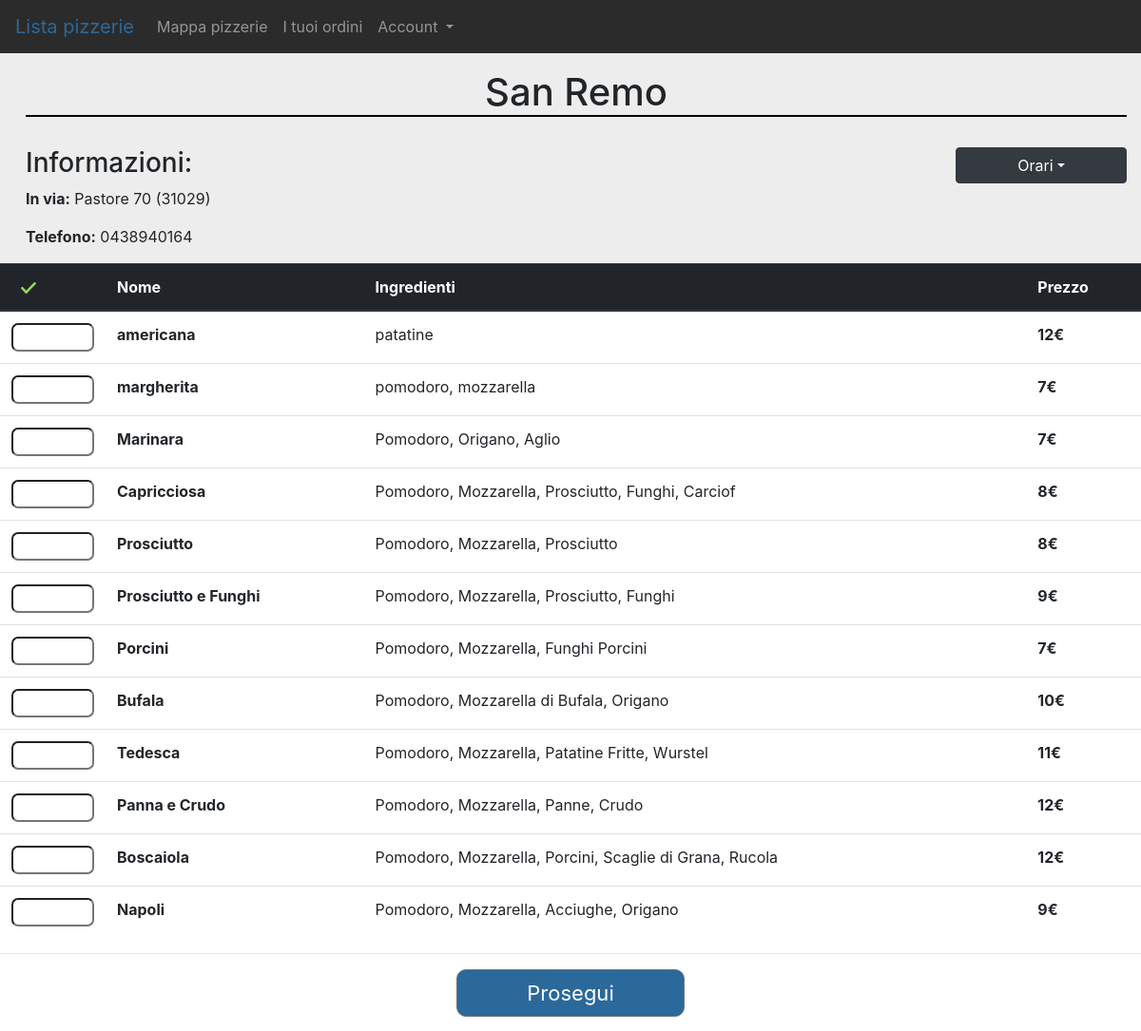
The page /user/base.php?pizzeria=12 (signed in) on the database its author committed.
### tables this page shows
CREATE TABLE `pizzerie` (
  `nome` varchar(30) NOT NULL,
  `via` varchar(30) NOT NULL,
  `numCivico` int(11) NOT NULL,
  `CAP` int(11) NOT NULL,
  `telefono` varchar(10) NOT NULL,
  `email` varchar(50) NOT NULL,
  `password` varchar(128) NOT NULL,
  `iva` int(10) NOT NULL,
  `IDpiz` int(11) NOT NULL
);

CREATE TABLE `pizze` (
  `IDpizza` int(11) NOT NULL,
  `nome` varchar(20) NOT NULL,
  `ingredienti` varchar(60) NOT NULL,
  `prezzo` int(11) NOT NULL,
  `IDpiz` int(11) NOT NULL,
  `bought` int(11) DEFAULT NULL
);

### user/base.php (the view, shortened to what this page needs)
<!DOCTYPE html>
<html lang="it">
<head>
	<link rel="stylesheet" type="text/css" href="../css/base.css">
	<link rel="stylesheet" href="https://maxcdn.bootstrapcdn.com/bootstrap/4.0.0-beta.2/css/bootstrap.min.css">
</head>
<body>
	<nav class="navbar navbar-expand-lg navbar-dark justify-content-between" id="titolo">
		<a class="navbar-brand" href="main.php" style="color: #2b699b">Lista pizzerie</a>
		<div class="collapse navbar-collapse" id="navbarSupportedContent">
			<ul class="navbar-nav mr-auto">
				<li class="nav-item">
					<a class="nav-link" href="maps.php">Mappa pizzerie</a>
				</li>
				<li class="nav-item">
					<a class="nav-link" href="selfOrder.php">I tuoi ordini</a>
				</li>
				<li class="nav-item dropdown" >
					<a class="nav-link dropdown-toggle" href="#" id="navbarDropdown" role="button" data-toggle="dropdown" aria-haspopup="true" aria-expanded="false">
						Account
					</a>
				</li>
			</ul>
		</div>
	</nav>
	<br>
	<div  class="col-sm-12" id="main">
		<?php
		$idpizzeria= $_GET["pizzeria"];
		$conn = new mysqli("localhost","root","","my_buffersito");
		$conn->select_db("my_buffersito") or die("die");
		$q = "SELECT * FROM `pizzerie` WHERE IDpiz= '$idpizzeria';";
		$result = $conn->query($q);
		if ($result->num_rows > 0) {
			$row = $result->fetch_assoc();
			echo"
			<h1>$row[nome]</h1>
			<br>
			<div class='row'>
			<div class='col-sm-8'>
			<h3>Informazioni:</h3>
			<p><strong>In via:</strong> $row[via]    $row[numCivico] ($row[CAP])</p>
			<p><strong>Telefono:</strong> $row[telefono]</p>
			</div>
			<div class='col-sm-4' id='contdrop'>
			<div class='dropdown'>
			<button type='button' class='btn btn-dark dropdown-toggle' data-toggle='dropdown' id='dropper'>Orari</button>
			<div class='dropdown-menu pull-left'>
			<ul class='nav nav-tabs'>
			<li class='nav-item'>
			<a class='nav-link active' onclick='showPranzo()' id='lblPranzo'><strong>Pranzo</strong></a>
			</li>
			<li class='nav-item'>
			<a class='nav-link ' onclick='showCena()' id='lblCena'><strong>Cena</strong></a>
			</li>
			</ul>
			";
			echo "
			</div>
			</div>
			</div>
			";
		}
		?>
	</div>
</div>
<div class="table-responsive">
	<form action="recapOrdine.php" method="post">
		<table class="table table-hover" id="listino">
			<thead class="thead-dark ">
				<tr>
					<th><img src="../img/choose.png" alt="choose" style="margin-left: 10px;"></th>
					<th>Nome</th>
					<th>Ingredienti</th>
					<th>Prezzo</th>
				</tr>
			</thead>
			<tbody>
				<?php
				$x= $_GET["pizzeria"];
				$conn = new mysqli("localhost","root","","my_buffersito");
				$conn->select_db("my_buffersito") or die("die");
				$q = "SELECT * FROM `pizze` WHERE IDpiz= '$x';";
				$result = $conn->query($q);
				$i=0;
				if ($result->num_rows > 0) {
					while($row = $result->fetch_array()) {
						echo"
						<tr>
						<td style='width:57px;'><input type='number' name='qntp[$i]' class='qnt' min='0' max='20'></td>
						<td><strong><input type='hidden' name='pizza[$i]' value='$row[nome]'>$row[nome]</strong></td>
						<td>$row[ingredienti]</td>
						<td><strong> $row[prezzo]€</strong></td>
						</tr>
						";
						$i++;
					}
				}
				?>
			</tbody>
		</table>
		<hr>
		<button id="btnProsegui" class="btn btn-secondary">Prosegui</button>
	</form>
</div>
</body>
</html>

### css/base.css (style rules this page uses)
html { height: 100%; box-sizing: border-box; }
body { background-color: #f2f2f2; font-family: 'Open Sans', sans-serif; }
#titolo { background-color: #2b2b2b; }
h1 { text-align: center; border-bottom: solid black 2px; }
#main { margin-top: -24px; border-radius: 0px; background-color: #EDEDED; padding-top: 17px; padding-left: 27px; }
#dropper { width: 180px; margin-bottom: 20px; }
#contdrop { text-align:right; }
input[type='number'] { border-radius: 7px; }
#btnProsegui { color: white; position: relative; bottom: 0; right: 0; left: 0; margin-left: 40%; padding: 1rem; background-color: #2b699b; border-radius: 10px; text-align: center; font-size: 22px; height: 50px; width: 20%; line-height: 10px; margin-bottom: 15px; }
.table-responsive { display: table; }

### rows shown on the page
pizzerie: nome "San Remo", via "Pastore", numCivico "70", CAP "31029", telefono "0438940164"
pizze: nome "americana", ingredienti "patatine", prezzo "12"
pizze: nome "margherita", ingredienti "pomodoro, mozzarella", prezzo "7"
pizze: nome "Marinara", ingredienti "Pomodoro, Origano, Aglio", prezzo "7"
pizze: nome "Capricciosa", ingredienti "Pomodoro, Mozzarella, Prosciutto, Funghi, Carciof", prezzo "8"
pizze: nome "Prosciutto", ingredienti "Pomodoro, Mozzarella, Prosciutto", prezzo "8"
pizze: nome "Prosciutto e Funghi", ingredienti "Pomodoro, Mozzarella, Prosciutto, Funghi", prezzo "9"
pizze: nome "Porcini", ingredienti "Pomodoro, Mozzarella, Funghi Porcini", prezzo "7"
pizze: nome "Bufala", ingredienti "Pomodoro, Mozzarella di Bufala, Origano", prezzo "10"
pizze: nome "Tedesca", ingredienti "Pomodoro, Mozzarella, Patatine Fritte, Wurstel", prezzo "11"
pizze: nome "Panna e Crudo", ingredienti "Pomodoro, Mozzarella, Panne, Crudo", prezzo "12"
pizze: nome "Boscaiola", ingredienti "Pomodoro, Mozzarella, Porcini, Scaglie di Grana, Rucola", prezzo "12"
pizze: nome "Napoli", ingredienti "Pomodoro, Mozzarella, Acciughe, Origano", prezzo "9"
